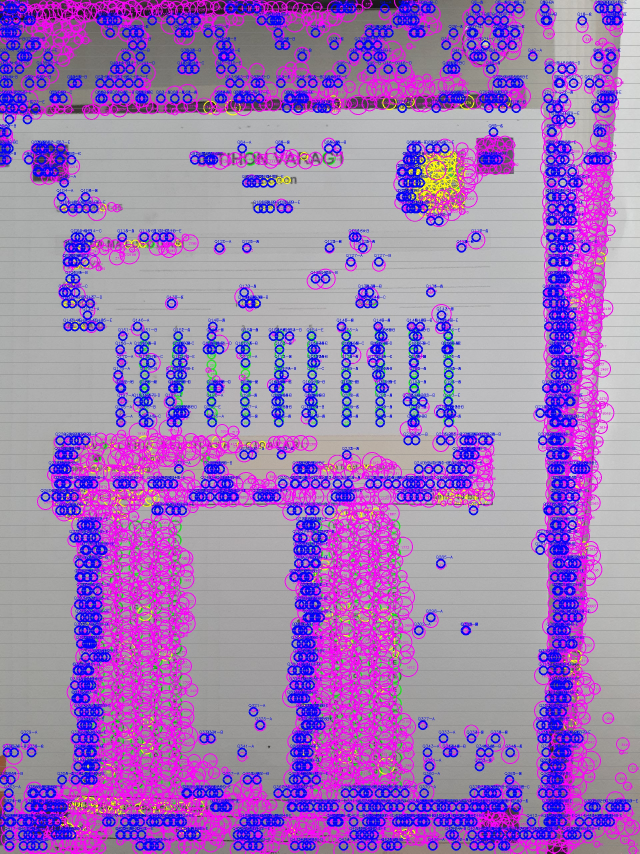
#> input picture backend/bubble_measurement_analysis.jpg, 1920 x 2560 px (shown at 1/3 size)
$ python quick_debug.py bubble_measurement_analysis.jpg   (older library calls are emulated)
#> lines starting #> are read from the running program, lines starting #| are printed output that depends on the picture; after the words box and inside, x2 and y2 are one past the last pixel; in counts of white or black regions, pixels touching at a corner belong together
### backend/services/image_processor.py
"""
Professional Image Processing with OpenCV
Implements advanced preprocessing pipeline for OMR sheets
"""
import cv2
import numpy as np
from typing import Tuple, Optional, Dict
import logging

logger = logging.getLogger(__name__)

class ImageProcessor:
    """
    OpenCV yordamida professional darajadagi rasm qayta ishlash
    """

    def __init__(self, target_width: int = 1240, target_height: int = 1754):
        self.target_width = target_width
        self.target_height = target_height
        self.corner_marker_size = 60  # Increased from 40 to 60 for better detection

    def process(self, image_path: str) -> Dict:
        """
        Rasmni to'liq qayta ishlash pipeline

        Returns:
            dict: {
                'original': np.ndarray,
                'processed': np.ndarray,
                'grayscale': np.ndarray,
                'gray_for_omr': np.ndarray,  # PURE grayscale for OMR
                'corners': list,
                'quality': dict,
                'dimensions': dict
            }
        """
#> called with image_path = 'bubble_measurement_analysis.jpg'
        logger.info(f"Processing image: {image_path}")

        # 1. Yuklash
        image = cv2.imread(image_path)
#> image is the input picture: shape (2560, 1920, 3); mean B, G, R 184.3, 121.6, 158.9
        if image is None:
            raise ValueError(f"Failed to load image: {image_path}")

        original = image.copy()
        logger.info(f"Image loaded: {image.shape[1]}x{image.shape[0]}")

        # CRITICAL: If image is already correct size, skip processing!
        # This preserves original quality for OMR detection
        if image.shape[1] == self.target_width and image.shape[0] == self.target_height:
            logger.info("Image already correct size - skipping perspective correction")

            # Just convert to grayscale
            gray_for_omr = cv2.cvtColor(image, cv2.COLOR_BGR2GRAY)
            gray_enhanced = gray_for_omr.copy()

            # Default corners
            corners = self._get_default_corners(image)

            # Quality assessment
            quality = self.assess_quality(gray_for_omr)

            return {
                'original': original,
                'processed': gray_for_omr,  # No processing needed
                'grayscale': gray_enhanced,
                'gray_for_omr': gray_for_omr,  # PURE grayscale
                'corners': corners,
                'quality': quality,
                'dimensions': {
                    'width': self.target_width,
                    'height': self.target_height
                }
            }

        # 2. Corner markers aniqlash
        logger.info("Detecting corner markers...")
        corners_original = self.detect_corner_markers(image)
        if corners_original is None:
            logger.warning("Corner markers not found, using full image")
            corners_original = self._get_default_corners(image)
        else:
            logger.info(f"Found {len(corners_original)} corner markers")

        # 3. Perspective correction
        logger.info("Correcting perspective...")
        corrected = self.correct_perspective(image, corners_original)

        # 4. Resize to standard dimensions
        logger.info(f"Resizing to {self.target_width}x{self.target_height}...")
        resized = cv2.resize(
            corrected,
            (self.target_width, self.target_height),
            interpolation=cv2.INTER_CUBIC
        )

        # 5. Transform corner coordinates to match resized image
        # After perspective correction, corners are at standard positions
        # We need to update corner coordinates to match the resized image
        corners = self._transform_corners_after_processing(
            corners_original,
            image.shape,
            corrected.shape,
            (self.target_width, self.target_height)
        )

        # 5. Grayscale conversion
        logger.info("Converting to grayscale...")
        gray = cv2.cvtColor(resized, cv2.COLOR_BGR2GRAY)

        # CRITICAL: Keep PURE grayscale for OMR detection (no enhancement!)
        # OMR detection works best on pure grayscale
        gray_for_omr = gray.copy()

        # 5.5. Enhance grayscale for better annotation quality ONLY
        logger.info("Enhancing grayscale for annotation...")
        # Apply CLAHE for better contrast (for annotation, not OMR!)
        clahe = cv2.createCLAHE(clipLimit=2.0, tileGridSize=(8, 8))
        gray_enhanced = clahe.apply(gray)

        # 6. Adaptive thresholding (CRITICAL!)
        logger.info("Applying adaptive thresholding...")
        # CRITICAL FIX: Use GRAYSCALE for OMR detection, not thresholded!
        # Thresholded image is only for visualization/annotation
        processed = cv2.adaptiveThreshold(
            gray,
            255,
            cv2.ADAPTIVE_THRESH_GAUSSIAN_C,
            cv2.THRESH_BINARY,
            15,  # Increased block size from 11 to 15
            3    # Increased C constant from 2 to 3
        )

        # CRITICAL: Keep original grayscale for OMR detection
        # OMR detector works MUCH better on grayscale than binary!

        # 7. Noise reduction with bilateral filter (preserves edges better)
        logger.info("Reducing noise...")
        # First pass: bilateral filter to preserve edges
        denoised = cv2.bilateralFilter(gray, 9, 75, 75)

        # Second pass: morphological operations to clean up
        kernel = np.ones((2, 2), np.uint8)
        denoised = cv2.morphologyEx(denoised, cv2.MORPH_CLOSE, kernel)

        # 8. Contrast enhancement with CLAHE
        logger.info("Enhancing contrast...")
        clahe = cv2.createCLAHE(clipLimit=3.0, tileGridSize=(8, 8))  # Increased clipLimit
        enhanced = clahe.apply(denoised)

        # 9. Gamma correction for light marks detection (NEW!)
        logger.info("Applying gamma correction for light marks...")
        gamma = 0.8  # Brighten the image to detect light marks better
        gamma_corrected = np.power(enhanced / 255.0, gamma) * 255.0
        gamma_corrected = gamma_corrected.astype(np.uint8)

        # 10. Final sharpening to improve bubble detection
        logger.info("Sharpening image...")
        kernel_sharpen = np.array([[-1,-1,-1],
                                   [-1, 9,-1],
                                   [-1,-1,-1]])
        sharpened = cv2.filter2D(gamma_corrected, -1, kernel_sharpen)

        # 11. Additional light mark enhancement
        logger.info("Enhancing light marks...")
        # Create a mask for potential light marks
        light_mask = cv2.inRange(sharpened, 180, 220)  # Light gray areas

        # Darken light marks slightly
        light_enhanced = sharpened.copy()
        light_enhanced[light_mask > 0] = light_enhanced[light_mask > 0] * 0.85
        light_enhanced = light_enhanced.astype(np.uint8)

        # 12. Quality assessment
        quality = self.assess_quality(light_enhanced)
        logger.info(f"Image quality: {quality['overall']:.1f}%")

        return {
            'original': original,
            'processed': light_enhanced,  # Use light-enhanced image for OMR detection
            'grayscale': gray_enhanced,  # Use enhanced grayscale for annotation
            'gray_for_omr': gray_for_omr,  # CRITICAL: Original grayscale for OMR detection
            'corners': corners,
            'quality': quality,
            'dimensions': {
                'width': self.target_width,
                'height': self.target_height
            }
        }

    def detect_corner_markers(self, image: np.ndarray) -> Optional[list]:
        """
        To'rtta burchak markerlarini topish - PDF spetsifikatsiyalariga asoslangan
        Corner markers: 15mm x 15mm, 5mm margin from edges

        YANGI YONDASHUV: Faqat 4 ta burchakda qidirish, boshqa joyda emas!
        """
        gray = cv2.cvtColor(image, cv2.COLOR_BGR2GRAY)
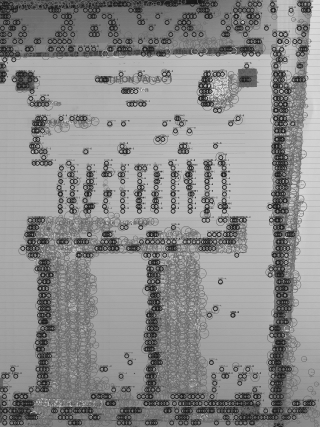
#> gray: shape (2560, 1920) (shown at 1/6 size); min 13, max 253, mean 139.9
        height, width = image.shape[:2]

        logger.info(f"Detecting corners in {width}x{height} image")

        # Calculate expected marker size in pixels
        px_per_mm_x = width / 210
        px_per_mm_y = height / 297
        expected_size = 15 * min(px_per_mm_x, px_per_mm_y)

        logger.info(f"Expected marker size: {expected_size:.1f} px")

        # VERY STRICT thresholding - IMPROVED
        # Use Otsu's method for better automatic thresholding
        _, binary = cv2.threshold(gray, 0, 255, cv2.THRESH_BINARY_INV + cv2.THRESH_OTSU)
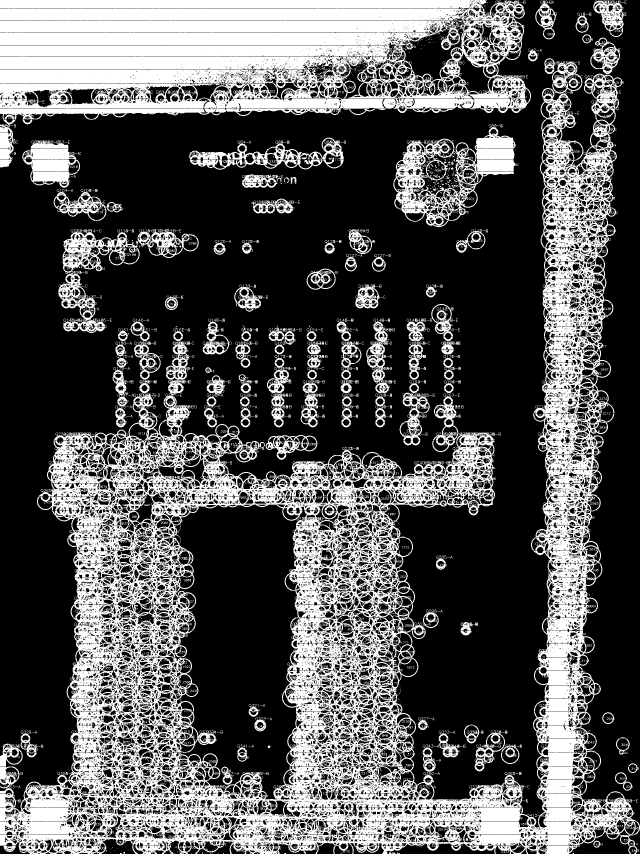
#> binary: shape (2560, 1920) (shown at 1/3 size); 33.1% white; 3097 white regions (2461 under 20 px), largest, box (x1, y1, x2, y2) and area: (0, 221, 1920, 2560) 951426, (0, 0, 1575, 359) 383311, (1044, 208, 1593, 339) 31815

        # Additional manual threshold for very light images
        if np.mean(binary) < 10:  # If too few black pixels
            _, binary = cv2.threshold(gray, 120, 255, cv2.THRESH_BINARY_INV)  # Lower threshold

        # IMPROVED: More aggressive morphological operations
        kernel = np.ones((5, 5), np.uint8)  # Larger kernel
        binary = cv2.morphologyEx(binary, cv2.MORPH_CLOSE, kernel)
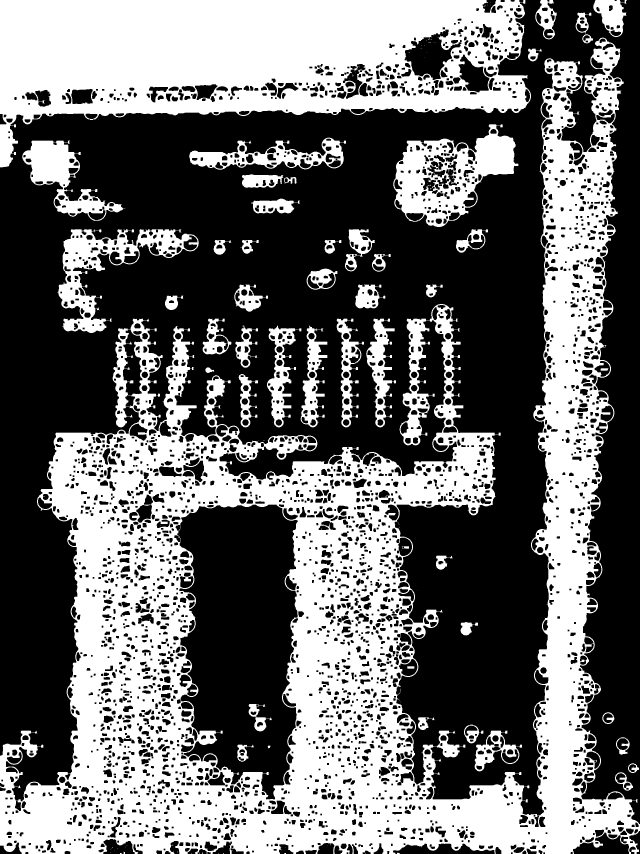
#> binary: shape (2560, 1920) (shown at 1/3 size); 42.3% white; 162 white regions (115 under 20 px), largest, box (x1, y1, x2, y2) and area: (0, 113, 1920, 2560) 1366436, (0, 0, 1593, 502) 472471, (1180, 373, 1555, 681) 52318
        binary = cv2.morphologyEx(binary, cv2.MORPH_OPEN, kernel)
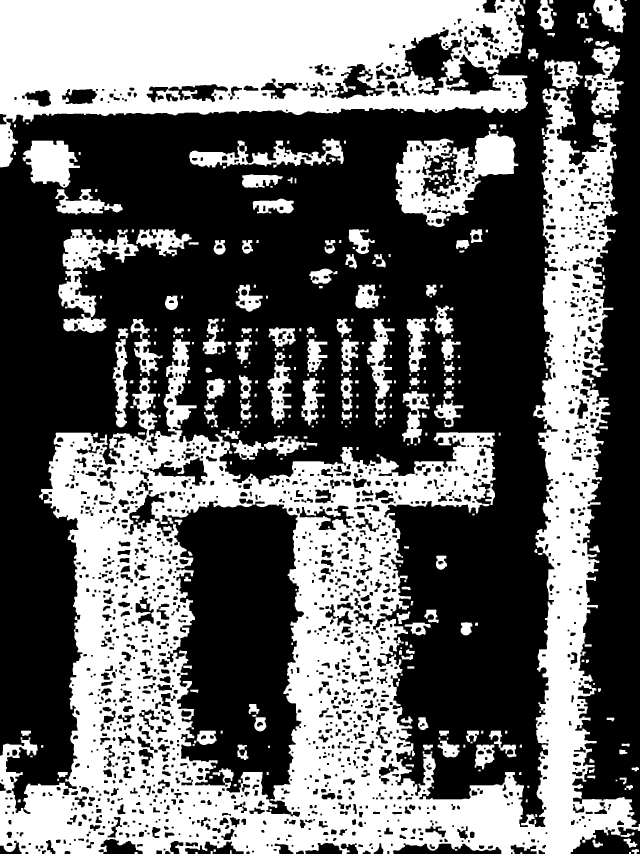
#> binary: shape (2560, 1920) (shown at 1/3 size); 40.7% white; 439 white regions (2 under 20 px)

        # Additional: Remove small noise
        kernel_small = np.ones((3, 3), np.uint8)
        binary = cv2.morphologyEx(binary, cv2.MORPH_OPEN, kernel_small)

        # Find contours
        contours, _ = cv2.findContours(
            binary,
            cv2.RETR_EXTERNAL,
            cv2.CHAIN_APPROX_SIMPLE
        )
#> contours = 401 contours, 13 with area under 20; largest, box (x1, y1, x2, y2) and area: (0, 266, 1920, 2560) 1672700, (0, 0, 1584, 502) 498192, (1187, 393, 1555, 681) 49217, (175, 688, 416, 951) 21764, (68, 422, 240, 563) 15210

        logger.info(f"Found {len(contours)} total contours")

        # Define 4 corner regions - VERY SMALL regions!
        margin_mm = 5
        marker_size_mm = 15
        search_region_mm = 20  # Only 20mm from edge!

        regions = [
            {
                'name': 'top-left',
                'x_min': 0,
                'x_max': int(search_region_mm * px_per_mm_x),
                'y_min': 0,
                'y_max': int(search_region_mm * px_per_mm_y),
                'expected_x': (margin_mm + marker_size_mm/2) * px_per_mm_x,
                'expected_y': (margin_mm + marker_size_mm/2) * px_per_mm_y
            },
            {
                'name': 'top-right',
                'x_min': int(width - search_region_mm * px_per_mm_x),
                'x_max': width,
                'y_min': 0,
                'y_max': int(search_region_mm * px_per_mm_y),
                'expected_x': (210 - margin_mm - marker_size_mm/2) * px_per_mm_x,
                'expected_y': (margin_mm + marker_size_mm/2) * px_per_mm_y
            },
            {
                'name': 'bottom-left',
                'x_min': 0,
                'x_max': int(search_region_mm * px_per_mm_x),
                'y_min': int(height - search_region_mm * px_per_mm_y),
                'y_max': height,
                'expected_x': (margin_mm + marker_size_mm/2) * px_per_mm_x,
                'expected_y': (297 - margin_mm - marker_size_mm/2) * px_per_mm_y
            },
            {
                'name': 'bottom-right',
                'x_min': int(width - search_region_mm * px_per_mm_x),
                'x_max': width,
                'y_min': int(height - search_region_mm * px_per_mm_y),
                'y_max': height,
                'expected_x': (210 - margin_mm - marker_size_mm/2) * px_per_mm_x,
                'expected_y': (297 - margin_mm - marker_size_mm/2) * px_per_mm_y
            }
        ]

        markers = []

        for region in regions:
            logger.info(f"\nSearching for {region['name']} marker...")
            logger.info(f"  Region: x=[{region['x_min']:.0f}, {region['x_max']:.0f}], "
                       f"y=[{region['y_min']:.0f}, {region['y_max']:.0f}]")

            candidates = []

            for contour in contours:
                x, y, w, h = cv2.boundingRect(contour)
                cx, cy = x + w / 2, y + h / 2

                # FIRST CHECK: Must be in region
                if not (region['x_min'] <= cx <= region['x_max'] and
                        region['y_min'] <= cy <= region['y_max']):
                    continue

                # SECOND CHECK: Size and aspect ratio
                if h == 0 or w == 0:
                    continue

                aspect_ratio = w / float(h)
                marker_size = min(w, h)

                min_size = expected_size * 0.4
                max_size = expected_size * 2.5

                if not (min_size < marker_size < max_size):
                    continue

                if not (0.6 < aspect_ratio < 1.67):  # More lenient
                    continue

                # THIRD CHECK: Darkness and uniformity
                roi = gray[y:y+h, x:x+w]
                if roi.size == 0:
                    continue

                avg_intensity = np.mean(roi)
                darkness = (255 - avg_intensity) / 255.0

                if darkness < 0.5:  # At least 50% dark
                    continue

                std_intensity = np.std(roi)
                uniformity = 1.0 - min(std_intensity / 128.0, 1.0)

                if uniformity < 0.4:  # At least 40% uniform
                    continue

                # FOURTH CHECK: Distance from expected position
                dist = np.sqrt((cx - region['expected_x'])**2 +
                              (cy - region['expected_y'])**2)

                # Calculate score
                aspect_score = 1.0 - min(abs(1.0 - aspect_ratio), 1.0)
                size_score = 1.0 - min(abs(marker_size - expected_size) / expected_size, 1.0)
                dist_score = 1.0 - min(dist / (expected_size * 2), 1.0)

                score = (
                    aspect_score * 0.10 +
                    size_score * 0.15 +
                    dist_score * 0.25 +
                    darkness * 0.30 +
                    uniformity * 0.20
                )

                candidates.append({
                    'x': int(cx),
                    'y': int(cy),
                    'score': score,
                    'darkness': darkness,
                    'uniformity': uniformity,
                    'size': marker_size,
                    'aspect': aspect_ratio,
                    'dist': dist
                })

            logger.info(f"  Found {len(candidates)} candidates in region")

            # Select best candidate
            if candidates:
                best = max(candidates, key=lambda c: c['score'])

                if best['score'] > 0.4:  # Lower threshold
                    markers.append({
                        'x': best['x'],
                        'y': best['y'],
                        'name': region['name'],
                        'score': best['score'],
                        'darkness': best['darkness'],
                        'uniformity': best['uniformity'],
                        'size': best['size'],
                        'aspect': best['aspect']
                    })
                    logger.info(
                        f"  ✅ Selected: pos=({best['x']}, {best['y']}), "
                        f"score={best['score']:.2f}, darkness={best['darkness']:.2f}, "
                        f"uniformity={best['uniformity']:.2f}"
                    )
                else:
                    logger.warning(
                        f"  ❌ Best candidate score too low: {best['score']:.2f}"
                    )
            else:
                logger.warning(f"  ❌ No candidates found in region")
#> (the rest of the program and of its run is left out)
